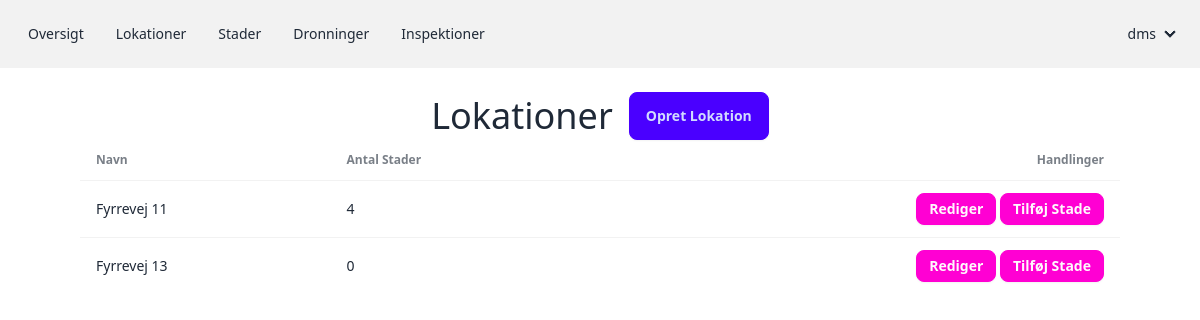
Page /places/ (signed in) on the committed database.
### beejournal/models.py (models this page shows, shortened)
class Place(BaseModel):
    name = models.CharField(max_length=64)
    class Meta:
        ordering = ['name']
    @property
    def hive_count(self):
        return self.hives.count()

### beejournal/views.py (the view)
class PlaceListView(LoginRequiredMixin, ListView):
    model = Place
    template_name = "place_list.html"
    def get_queryset(self):
        return Place.objects.filter(user=self.request.user)

### beejournal/templates/place_list.html
{% extends "base.html" %}
{% block content %}
<div class="flex flex-col items-center justify-center min-w-screen">
    <div>
        <br>
        <div class="flex items-center space-x-4">
            <h1 class="text-4xl">Lokationer</h1>
            <a href="{% url 'place_create' %}" class="btn btn-primary">Opret Lokation</a>
        </div>
    </div>
    <div class="w-full px-4 md:px-20">
        <table class="table w-full">
        <thead>
            <tr>
                <th>Navn</th>
                <th>Antal Stader</th>
                <th class="text-right">Handlinger</th>
            </tr>
        </thead>
        <tbody>
        {% for place in object_list %}
            <tr class="hover">
                <td>{{ place.name }}</td>
                <td>{{ place.hive_count }}</td>
                <td class="text-right">
                    <a href="{% url 'place_update' place.id %}" class="btn btn-sm btn-secondary">Rediger</a>
                    <a href="{% url 'hive_create' place.id %}" class="btn btn-sm btn-secondary">Tilføj Stade</a>
                </td>
            </tr>
        {% endfor %}
        </tbody>
        </table>
    </div>
</div>
{% endblock content %}

### core/templates/navbar.html (shortened to what this page needs)
<div class="navbar bg-base-200">
    <div class="flex-1">
        <ul class="menu menu-horizontal px-1">
          <li><a href="{% url 'overview' %}">Oversigt</a></li>
          <li><a href="{% url 'place_list' %}">Lokationer</a></li>
          <li><a href="{% url 'hive_list' %}">Stader</a></li>
          <li><a href="{% url 'queen_list' %}">Dronninger</a></li>
          <li><a href="{% url 'inspection_list' %}">Inspektioner</a></li>
        </ul>
    </div>
    <div class="flex-none">
    <ul class="menu menu-horizontal px-1">
        <li>
        <details>
            <summary>{% if user.username %}{{ user.username }}{% else %}Profile{% endif %}</summary>
        </details>
        </li>
    </ul>
    </div>
</div>

### rows in the picture
Place: name "Fyrrevej 11", hive_count "4"
Place: name "Fyrrevej 13", hive_count "0"

### other values in the picture
{{ user.username }} "dms"
